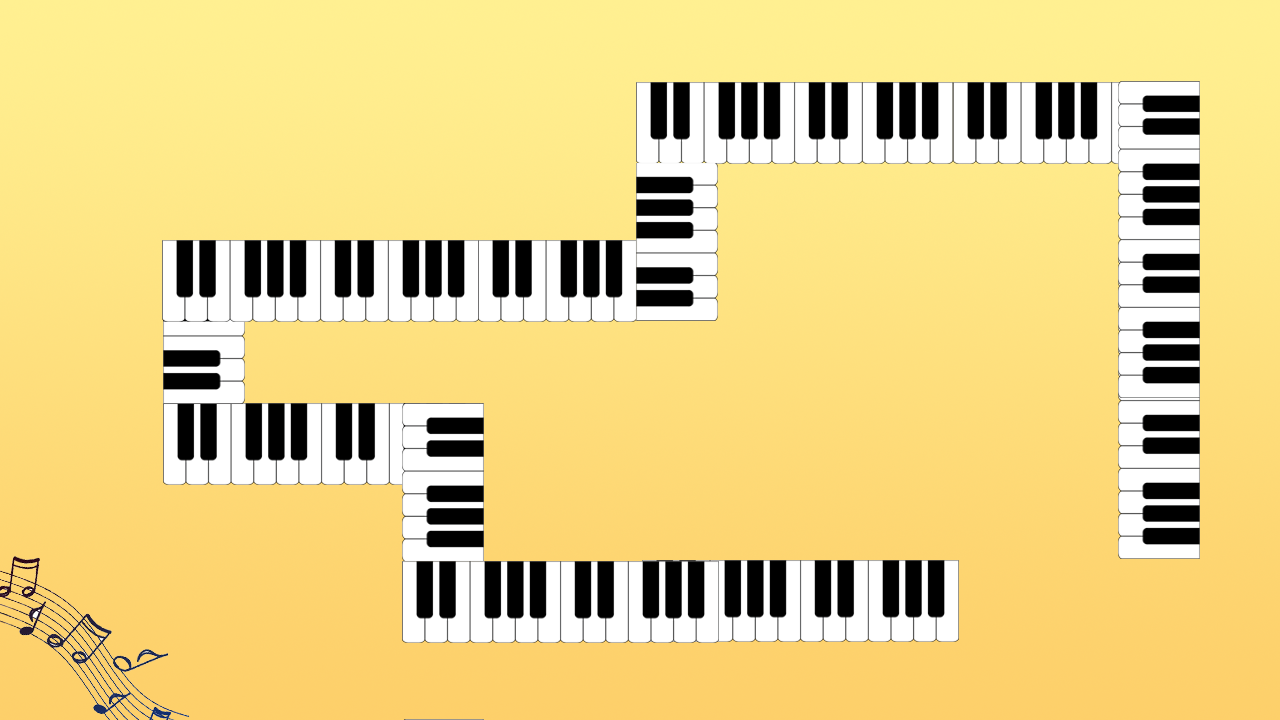

Below is a game level as drawn by its tile map, then a one-line description and the .tmx that defines it (tile-layer data replaced by summaries):
An orthogonal 16x9 tile map with 80x80 px tiles, 1 tile layer (块层 1) and 33 objects (enemy, baby).

<map version="1.0" orientation="orthogonal" width="16" height="9" tilewidth="80" tileheight="80">
 <tileset firstgid="1" name="1" tilewidth="80" tileheight="80">
  <image source="1.png" width="1280" height="720" />
 </tileset>
 <layer name="块层 1" width="16" height="9">
  <data>[144 cells, 144 non-empty, 144 distinct tile ids]</data>
 </layer>
 <objectgroup name="road" width="16" height="9">
  <object x="438" y="560" width="518" height="80">
   <properties>
    <property name="direction" value="left" />
   </properties>
  </object>
  <object x="402" y="436" width="82" height="204">
   <properties>
    <property name="direction" value="up" />
   </properties>
  </object>
  <object x="202" y="402" width="282" height="82">
   <properties>
    <property name="direction" value="left" />
   </properties>
  </object>
  <object x="160" y="280" width="84" height="204">
   <properties>
    <property name="direction" value="up" />
   </properties>
  </object>
  <object x="160" y="240" width="512" height="80">
   <properties>
    <property name="direction" value="right" />
   </properties>
  </object>
  <object x="638" y="118" width="78" height="202">
   <properties>
    <property name="direction" value="up" />
   </properties>
  </object>
  <object x="640" y="80" width="518" height="80">
   <properties>
    <property name="direction" value="right" />
   </properties>
  </object>
  <object x="1120" y="80" width="80" height="480">
   <properties>
    <property name="direction" value="down" />
   </properties>
  </object>
 </objectgroup>
 <objectgroup name="people" width="16" height="9">
  <object name="enemy" x="906" y="588" width="26" height="24" />
  <object name="baby" x="1120" y="560" width="80" height="80" />
 </objectgroup>
 <objectgroup name="tower" width="16" height="9">
  <object x="640" y="480" width="80" height="80">
   <properties>
    <property name="type" value="4,5,6" />
   </properties>
  </object>
  <object x="400" y="320" width="80" height="80">
   <properties>
    <property name="type" value="4,5,6" />
   </properties>
  </object>
  <object x="240" y="480" width="80" height="80">
   <properties>
    <property name="type" value="4,5,6" />
   </properties>
  </object>
  <object x="720" y="160" width="80" height="80">
   <properties>
    <property name="type" value="4,5,6" />
   </properties>
  </object>
  <object x="1040" y="160" width="80" height="80">
   <properties>
    <property name="type" value="4,5,6" />
   </properties>
  </object>
  <object x="640" y="320" width="80" height="80">
   <properties>
    <property name="type" value="4,5,6" />
   </properties>
  </object>
 </objectgroup>
 <objectgroup name="barrier" width="16" height="9">
  <object x="480" y="560" width="480" />
  <object x="960" y="560" height="80" />
  <object x="400" y="640" width="560" />
  <object x="400" y="480" height="160" />
  <object x="160" y="480" width="240" />
  <object x="160" y="240" height="240" />
  <object x="240" y="400" width="240" />
  <object x="480" y="400" height="160" />
  <object x="240" y="320" height="80" />
  <object x="240" y="320" width="480" />
  <object x="720" y="160" height="160" />
  <object x="720" y="160" width="400" />
  <object x="1120" y="160" height="480" />
  <object x="1200" y="80" height="560" />
  <object x="640" y="80" width="560" />
  <object x="640" y="80" height="160" />
  <object x="160" y="240" width="480" />
 </objectgroup>
</map>
